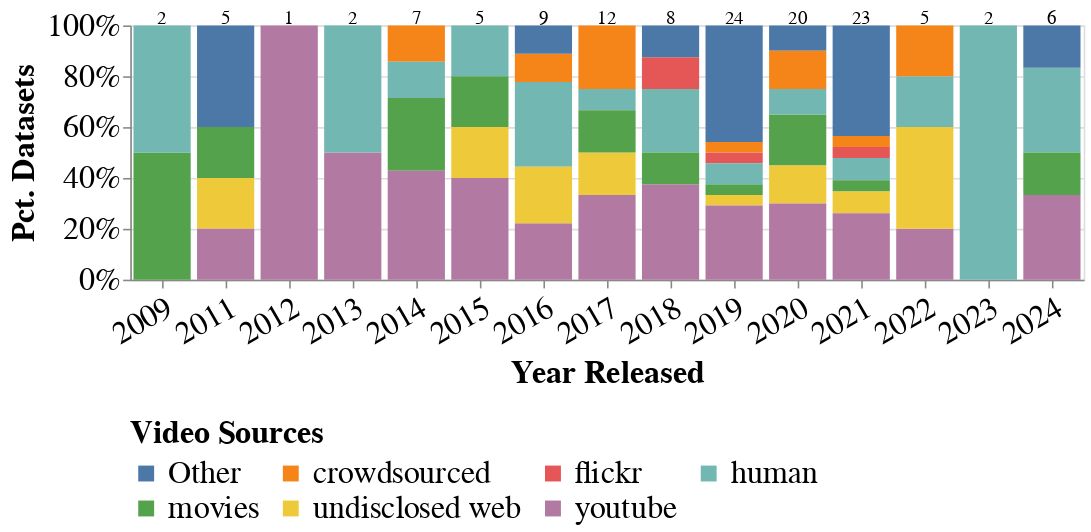

Notebook code for this chart:
### Code cell
base_sourceyear = alt.Chart(
    df_videosourceyears
).mark_bar().encode(
    x=alt.X(
        "Year Released:N",
        title="Year Released",
        sort=YEARS_ORDER,
        axis=alt.Axis(labelAngle=-30)
    ),
    y=alt.Y(
        "count():Q",
        stack="normalize",
        axis=alt.Axis(format="%"),
        title="Pct. Datasets"
    ),
    color=alt.Color(
        "Video Sources:N",
        title="Video Sources"
    )
).properties(
    width=600,
    height=160
)

text_sourceyear = alt.Chart(df_videosourceyears).mark_text(
    dy=-90,
    align="center",
    baseline="top",
    fontSize=12
).encode(
    x=alt.X(
        "Year Released:N",
        title="Year Released",
        sort=YEARS_ORDER
    ),
    text="count():Q"
)

chart_sourceyear = (base_sourceyear + text_sourceyear).configure_axis(
    labelFontSize=FONT_SIZE,
    titleFontSize=FONT_SIZE
).configure_legend(
    labelFontSize=FONT_SIZE,
    titleFontSize=FONT_SIZE,
    orient=LEGEND_POSITION,
    columns=4,
    labelLimit=MAX_LABELLIMIT
)


if PLOT_TOFILE:
    chart_sourceyear.save(
        os.path.join(PLOT_DIR, "video_sourcecategories-years.png"),
        ppi=PLOT_PPI
    )

chart_sourceyear

### Figure 1 — Vega-Lite specification as saved in the notebook (floating-point values rounded to 4 significant figures; data arrays with more than 128 entries replaced by an {"elided": "..."} marker saying what was removed)
{"config": {"title": {"font": "Times New Roman"}, "axis": {"labelFont": "Times New Roman", "titleFont": "Times New Roman", "labelFontSize": 20, "titleFontSize": 20}, "header": {"labelFont": "Times New Roman", "titleFont": "Times New Roman"}, "legend": {"labelFont": "Times New Roman", "titleFont": "Times New Roman", "columns": 4, "labelFontSize": 20, "labelLimit": 1000, "orient": "bottom", "titleFontSize": 20}, "text": {"font": "Times New Roman"}}, "layer": [{"mark": {"type": "bar"}, "encoding": {"color": {"field": "Video Sources", "title": "Video Sources", "type": "nominal"}, "x": {"axis": {"labelAngle": -30}, "field": "Year Released", "sort": ["<2004", "2004", "2005", "2006", "2007", "2008", "2009", "2010", "2011", "2012", "2013", "2014", "2015", "2016", "2017", "2018", "2019", "2020", "2021", "2022", "2023", "2024"], "title": "Year Released", "type": "nominal"}, "y": {"aggregate": "count", "axis": {"format": "%"}, "stack": "normalize", "title": "Pct. Datasets", "type": "quantitative"}}}, {"mark": {"type": "text", "align": "center", "baseline": "top", "dy": -90, "fontSize": 12}, "encoding": {"text": {"aggregate": "count", "type": "quantitative"}, "x": {"field": "Year Released", "sort": ["<2004", "2004", "2005", "2006", "2007", "2008", "2009", "2010", "2011", "2012", "2013", "2014", "2015", "2016", "2017", "2018", "2019", "2020", "2021", "2022", "2023", "2024"], "title": "Year Released", "type": "nominal"}}}], "data": {"name": "data-610ef9b6a1a90cfbc51ccfe6ad38f17b"}, "height": 160, "width": 600, "$schema": "https://vega.github.io/schema/vega-lite/v5.20.1.json", "datasets": {"data-610ef9b6a1a90cfbc51ccfe6ad38f17b": {"elided": "131 records"}}}
